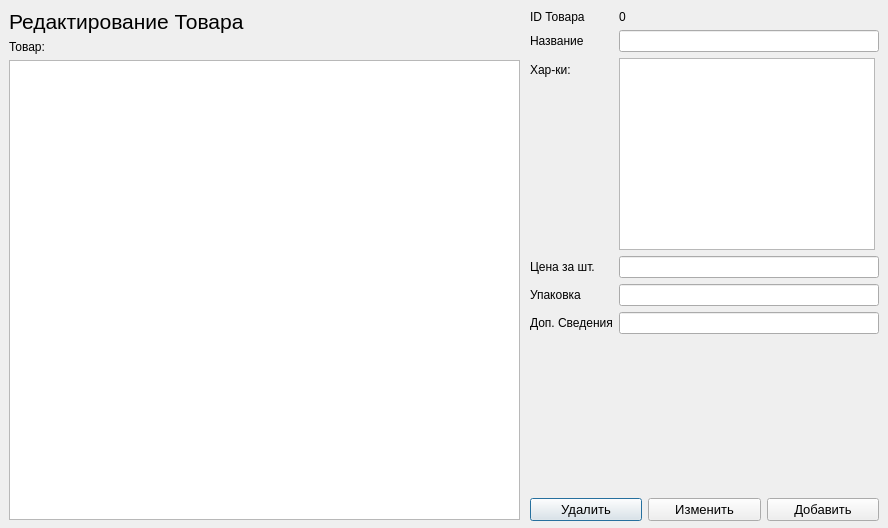
<?xml version="1.0" encoding="UTF-8"?>
<ui version="4.0">
 <class>m_add_products_view</class>
 <widget class="QDialog" name="m_add_products_view">
  <property name="minimumSize">
   <size>
    <width>888</width>
    <height>528</height>
   </size>
  </property>
  <property name="maximumSize">
   <size>
    <width>888</width>
    <height>528</height>
   </size>
  </property>
  <property name="windowTitle">
   <string>Редактирование Товара</string>
  </property>
  <widget class="QWidget" name="">
   <property name="geometry">
    <rect>
     <x>9</x>
     <y>9</y>
     <width>511</width>
     <height>511</height>
    </rect>
   </property>
   <layout class="QVBoxLayout" name="verticalLayout">
    <item>
     <widget class="QLabel" name="label_2">
      <property name="font">
       <font>
        <pointsize>16</pointsize>
       </font>
      </property>
      <property name="text">
       <string>Редактирование Товара</string>
      </property>
     </widget>
    </item>
    <item>
     <widget class="QLabel" name="label">
      <property name="text">
       <string>Товар:</string>
      </property>
     </widget>
    </item>
    <item>
     <widget class="QTableView" name="tableView_products">
      <property name="sizePolicy">
       <sizepolicy hsizetype="Expanding" vsizetype="Expanding">
        <horstretch>0</horstretch>
        <verstretch>0</verstretch>
       </sizepolicy>
      </property>
     </widget>
    </item>
   </layout>
  </widget>
  <widget class="QWidget" name="">
   <property name="geometry">
    <rect>
     <x>530</x>
     <y>10</y>
     <width>349</width>
     <height>511</height>
    </rect>
   </property>
   <layout class="QVBoxLayout" name="verticalLayout_2">
    <item>
     <layout class="QFormLayout" name="formLayout_2">
      <item row="0" column="0">
       <widget class="QLabel" name="label_8">
        <property name="text">
         <string>ID Товара</string>
        </property>
       </widget>
      </item>
      <item row="0" column="1">
       <widget class="QLabel" name="label_9">
        <property name="text">
         <string>0</string>
        </property>
       </widget>
      </item>
      <item row="1" column="0">
       <widget class="QLabel" name="label_3">
        <property name="text">
         <string>Название</string>
        </property>
       </widget>
      </item>
      <item row="1" column="1">
       <widget class="QLineEdit" name="lineEdit_name"/>
      </item>
      <item row="2" column="0">
       <widget class="QLabel" name="label_4">
        <property name="text">
         <string>Хар-ки:</string>
        </property>
       </widget>
      </item>
      <item row="2" column="1">
       <widget class="QPlainTextEdit" name="plainTextEdit_specs">
        <property name="sizePolicy">
         <sizepolicy hsizetype="Fixed" vsizetype="Expanding">
          <horstretch>0</horstretch>
          <verstretch>0</verstretch>
         </sizepolicy>
        </property>
       </widget>
      </item>
      <item row="3" column="0">
       <widget class="QLabel" name="label_5">
        <property name="text">
         <string>Цена за шт.</string>
        </property>
       </widget>
      </item>
      <item row="3" column="1">
       <widget class="QLineEdit" name="lineEdit_price"/>
      </item>
      <item row="4" column="0">
       <widget class="QLabel" name="label_6">
        <property name="text">
         <string>Упаковка</string>
        </property>
       </widget>
      </item>
      <item row="4" column="1">
       <widget class="QLineEdit" name="lineEdit_packaging"/>
      </item>
      <item row="5" column="0">
       <widget class="QLabel" name="label_7">
        <property name="text">
         <string>Доп. Сведения</string>
        </property>
       </widget>
      </item>
      <item row="5" column="1">
       <widget class="QLineEdit" name="lineEdit_addon"/>
      </item>
     </layout>
    </item>
    <item>
     <spacer name="verticalSpacer">
      <property name="orientation">
       <enum>Qt::Vertical</enum>
      </property>
      <property name="sizeHint" stdset="0">
       <size>
        <width>20</width>
        <height>40</height>
       </size>
      </property>
     </spacer>
    </item>
    <item>
     <layout class="QHBoxLayout" name="horizontalLayout_2">
      <item>
       <widget class="QPushButton" name="pushButton_remove">
        <property name="font">
         <font>
          <pointsize>10</pointsize>
         </font>
        </property>
        <property name="text">
         <string>Удалить</string>
        </property>
        <property name="icon">
         <iconset>
          <normaloff>imgs/rocket.png</normaloff>imgs/rocket.png</iconset>
        </property>
       </widget>
      </item>
      <item>
       <widget class="QPushButton" name="pushButton_edit">
        <property name="font">
         <font>
          <pointsize>10</pointsize>
         </font>
        </property>
        <property name="text">
         <string>Изменить</string>
        </property>
        <property name="icon">
         <iconset>
          <normaloff>imgs/megaphone.png</normaloff>imgs/megaphone.png</iconset>
        </property>
       </widget>
      </item>
      <item>
       <widget class="QPushButton" name="pushButton_add">
        <property name="font">
         <font>
          <pointsize>10</pointsize>
         </font>
        </property>
        <property name="text">
         <string>Добавить</string>
        </property>
        <property name="icon">
         <iconset>
          <normaloff>imgs/database-storage.png</normaloff>imgs/database-storage.png</iconset>
        </property>
       </widget>
      </item>
     </layout>
    </item>
   </layout>
  </widget>
 </widget>
 <resources/>
 <connections/>
</ui>
